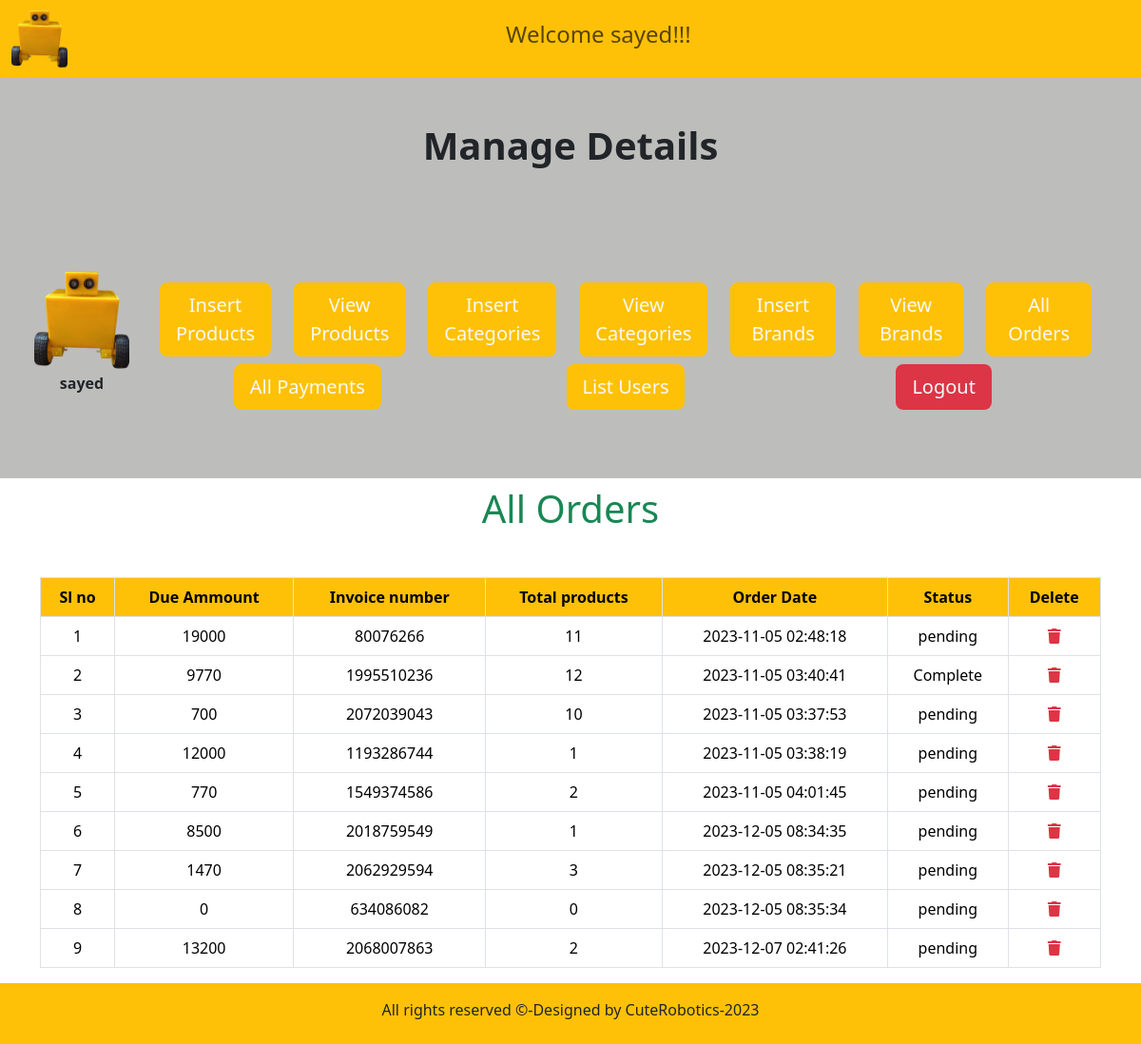
The app's page /1.E-commerce_website_with_php/admin/index.php?list_orders (signed in) with its own data.
### tables this page shows
CREATE TABLE `user_orders` (
  `order_id` int(11) NOT NULL,
  `user_id` int(11) DEFAULT NULL,
  `amount_due` int(11) DEFAULT NULL,
  `invoice_number` varchar(255) DEFAULT NULL,
  `total_products` int(11) DEFAULT NULL,
  `order_date` timestamp NOT NULL DEFAULT current_timestamp() ON UPDATE current_timestamp(),
  `order_status` varchar(255) DEFAULT NULL
);

### 1.E-commerce_website_with_php/admin/list_orders.php (the view, shortened to what this page needs)
<?php
    $get_orders="SELECT * FROM user_orders";
    $result=mysqli_query($con,$get_orders);
    $rows_count=mysqli_num_rows($result);
    if($rows_count>0)
    {
   	?>
<h1 class="text-center text-success">All Orders</h1>
<table class="table table-bordered mt-5">
	<thead >
		<th class="bg-warning text-center">Sl no</th>
		<th class="bg-warning text-center">Due Ammount</th>
		<th class="bg-warning text-center">Invoice number</th>
		<th class="bg-warning text-center">Total products</th>
        <th class="bg-warning text-center">Order Date</th>
		<th class="bg-warning text-center">Status</th>
		<th class="bg-warning text-center">Delete</th>
	</thead>
	<tbody>
<?php
      $num=1;
      while($row=mysqli_fetch_assoc($result))
      {
      	    $order_id=$row['order_id'];
          	$amount_due=$row['amount_due'];
          	$invoice_number=$row['invoice_number'];
          	$total_products=$row['total_products'];
          	$order_date=$row['order_date'];
          	$order_status=$row['order_status'];
          	echo "
          	    <tr>
          	       <td class='text-center'>$num</td>
          	       <td class='text-center'>$amount_due</td>
          	       <td class='text-center'>$invoice_number</td>
          	       <td class='text-center'>$total_products</td>
          	       <td class='text-center'>$order_date</td>
          	       <td class='text-center'>$order_status</td>
          	       <td class='text-center'>
          	       <a href='index.php?delete_orders=$order_id' class='text-danger'>
					<i class='fa-solid fa-trash'></i>
				   </a>
          	       </td>
          	    </tr>
          	     ";
            $num++;
      }
?>
	</tbody>
</table>
	<?php
      }
      else
      {
      	echo "<h1 class='text-center text-danger'> There are no order</h1>";
      }
    ?>

### 1.E-commerce_website_with_php/admin/index.php (style rules this page uses)
body { overflow-x:hidden; }

### records on screen
user_orders: amount_due "19000", invoice_number "80076266", total_products "11", order_date "2023-11-05 02:48:18", order_status "pending"
user_orders: amount_due "9770", invoice_number "1995510236", total_products "12", order_date "2023-11-05 03:40:41", order_status "Complete"
user_orders: amount_due "700", invoice_number "2072039043", total_products "10", order_date "2023-11-05 03:37:53", order_status "pending"
user_orders: amount_due "12000", invoice_number "1193286744", total_products "1", order_date "2023-11-05 03:38:19", order_status "pending"
user_orders: amount_due "770", invoice_number "1549374586", total_products "2", order_date "2023-11-05 04:01:45", order_status "pending"
user_orders: amount_due "8500", invoice_number "2018759549", total_products "1", order_date "2023-12-05 08:34:35", order_status "pending"
user_orders: amount_due "1470", invoice_number "2062929594", total_products "3", order_date "2023-12-05 08:35:21", order_status "pending"
user_orders: amount_due "0", invoice_number "634086082", total_products "0", order_date "2023-12-05 08:35:34", order_status "pending"
user_orders: amount_due "13200", invoice_number "2068007863", total_products "2", order_date "2023-12-07 02:41:26", order_status "pending"

### other values on screen
$admin_name "sayed"
